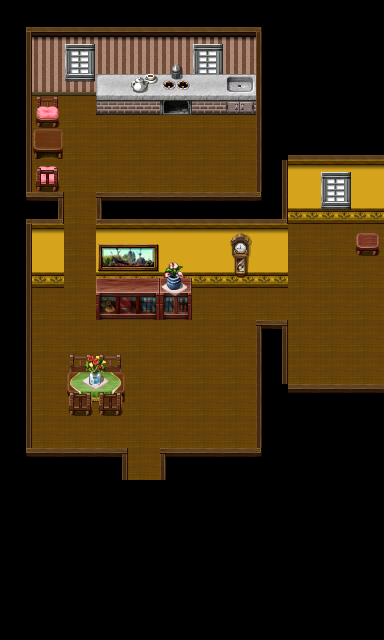

The image is a tile-based game level rendered from a .tmx file. Its description and source (layers, tilesets, objects; grid data summarised) follow:
An orthogonal 12x20 tile map with 32x32 px tiles, 3 tile layers (background, objects1, objects2), 2 tilesets.

<map version="1.2" tiledversion="1.2.2" orientation="orthogonal" renderorder="right-down" width="12" height="20" tilewidth="32" tileheight="32" infinite="0" nextlayerid="15" nextobjectid="1">
 <tileset firstgid="1" name="Interiors" tilewidth="32" tileheight="32" tilecount="360" columns="15">
  <image source="Interiors.png" width="480" height="768" />
 </tileset>
 <tileset firstgid="361" name="house" tilewidth="32" tileheight="32" tilecount="450" columns="15">
  <image source="house.png" width="480" height="960" />
 </tileset>
 <layer id="12" name="background" width="12" height="20">
  <data>[240 cells, 240 non-empty, 24 distinct tile ids]</data>
 </layer>
 <layer id="13" name="objects1" width="12" height="20">
  <data>[240 cells, 10 non-empty, 6 distinct tile ids]</data>
 </layer>
 <layer id="14" name="objects2" width="12" height="20">
  <data>[240 cells, 26 non-empty, 25 distinct tile ids]</data>
 </layer>
</map>
